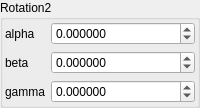
    <widget class="QGroupBox" name="groupBox_2">
     <property name="title">
      <string>Rotation2</string>
     </property>
     <layout class="QVBoxLayout" name="verticalLayout_6">
      <property name="leftMargin">
       <number>2</number>
      </property>
      <property name="topMargin">
       <number>2</number>
      </property>
      <property name="rightMargin">
       <number>2</number>
      </property>
      <property name="bottomMargin">
       <number>2</number>
      </property>
      <item>
       <layout class="QGridLayout" name="gridLayout_7" columnstretch="0,1">
        <item row="1" column="1">
         <widget class="MyDoubleSpinBox" name="spinboxd3_transf_rotation2_x">
          <property name="sizePolicy">
           <sizepolicy hsizetype="Minimum" vsizetype="Maximum">
            <horstretch>0</horstretch>
            <verstretch>0</verstretch>
           </sizepolicy>
          </property>
          <property name="prefix">
           <string/>
          </property>
          <property name="suffix">
           <string/>
          </property>
          <property name="decimals">
           <number>6</number>
          </property>
          <property name="minimum">
           <double>-36000.000000000000000</double>
          </property>
          <property name="maximum">
           <double>36000.000000000000000</double>
          </property>
          <property name="singleStep">
           <double>1.000000000000000</double>
          </property>
         </widget>
        </item>
        <item row="3" column="1">
         <widget class="MyDoubleSpinBox" name="spinboxd3_transf_rotation2_z">
          <property name="sizePolicy">
           <sizepolicy hsizetype="Minimum" vsizetype="Maximum">
            <horstretch>0</horstretch>
            <verstretch>0</verstretch>
           </sizepolicy>
          </property>
          <property name="prefix">
           <string/>
          </property>
          <property name="suffix">
           <string/>
          </property>
          <property name="decimals">
           <number>6</number>
          </property>
          <property name="minimum">
           <double>-36000.000000000000000</double>
          </property>
          <property name="maximum">
           <double>36000.000000000000000</double>
          </property>
          <property name="singleStep">
           <double>1.000000000000000</double>
          </property>
         </widget>
        </item>
        <item row="3" column="0">
         <widget class="QLabel" name="label_39">
          <property name="text">
           <string notr="true">gamma</string>
          </property>
         </widget>
        </item>
        <item row="1" column="0">
         <widget class="QLabel" name="label_35">
          <property name="text">
           <string notr="true">alpha</string>
          </property>
         </widget>
        </item>
        <item row="2" column="1">
         <widget class="MyDoubleSpinBox" name="spinboxd3_transf_rotation2_y">
          <property name="sizePolicy">
           <sizepolicy hsizetype="Minimum" vsizetype="Maximum">
            <horstretch>0</horstretch>
            <verstretch>0</verstretch>
           </sizepolicy>
          </property>
          <property name="prefix">
           <string/>
          </property>
          <property name="suffix">
           <string/>
          </property>
          <property name="decimals">
           <number>6</number>
          </property>
          <property name="minimum">
           <double>-36000.000000000000000</double>
          </property>
          <property name="maximum">
           <double>36000.000000000000000</double>
          </property>
          <property name="singleStep">
           <double>1.000000000000000</double>
          </property>
         </widget>
        </item>
        <item row="2" column="0">
         <widget class="QLabel" name="label_43">
          <property name="text">
           <string notr="true">beta</string>
          </property>
         </widget>
        </item>
       </layout>
      </item>
     </layout>
    </widget>
